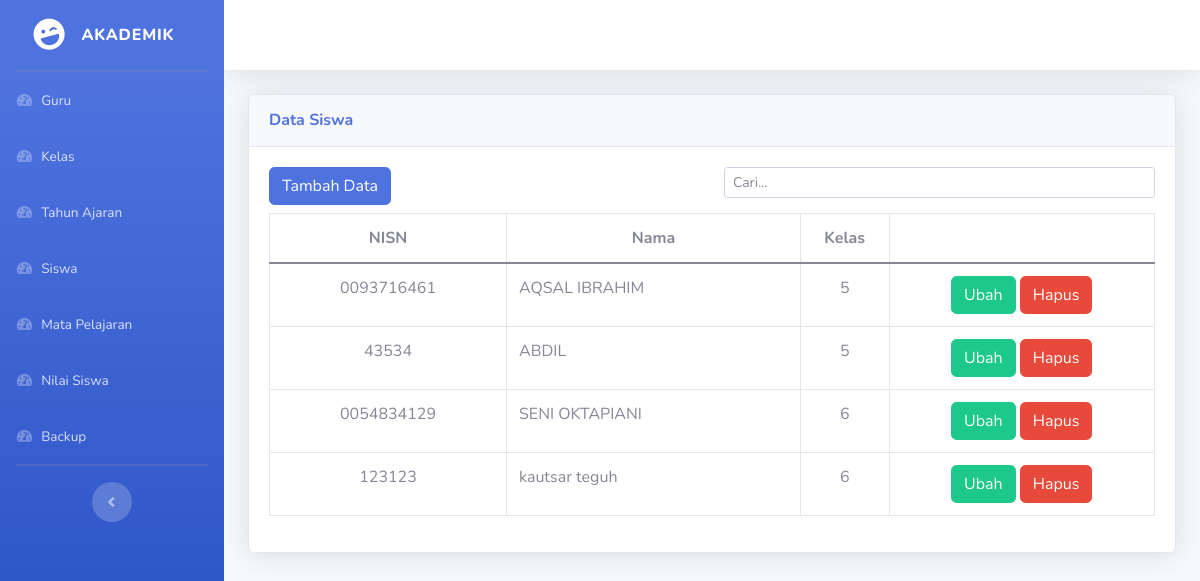
Before: /siswa.php with the older database file.
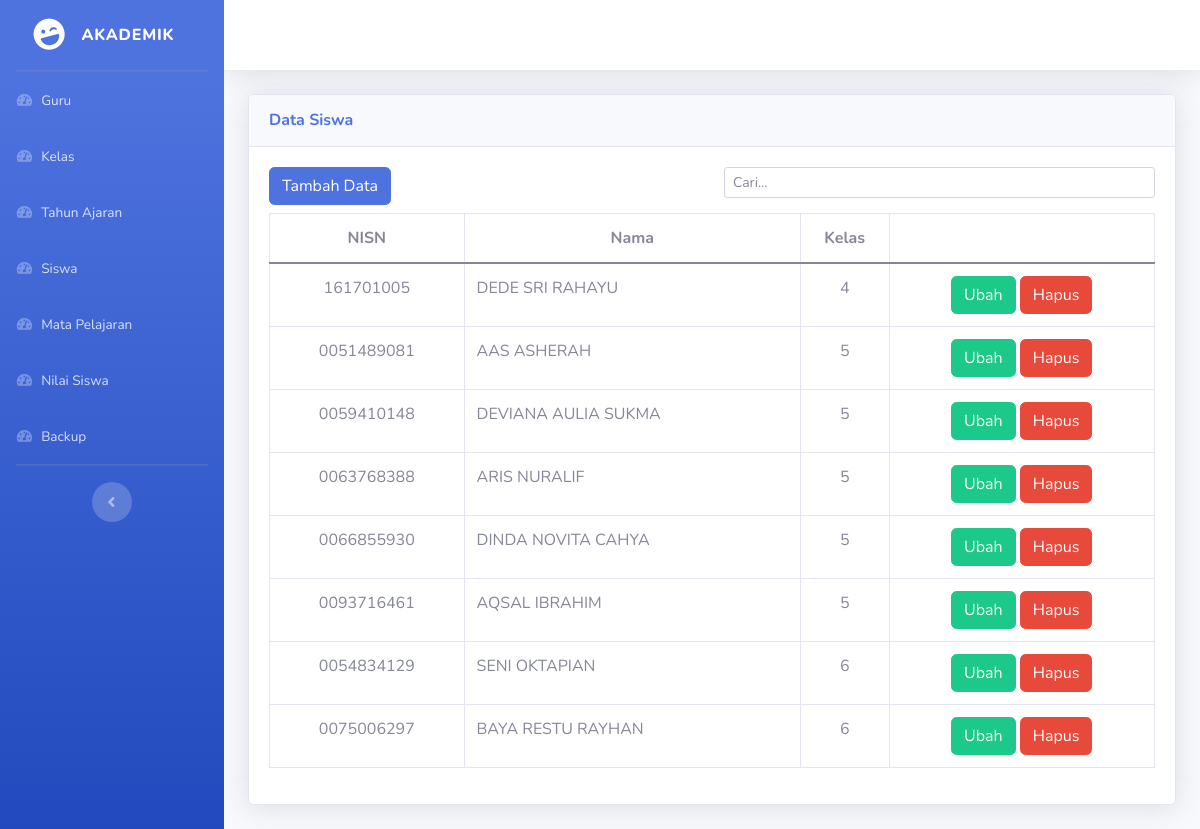
After: the same page with the newer database file.
### tables this page shows
CREATE TABLE `siswa` (
  `nisn` varchar(191) NOT NULL,
  `nama_siswa` varchar(191) NOT NULL,
  `nama_kelas` varchar(191) NOT NULL,
  PRIMARY KEY (`nisn`),
  KEY `siswa_nama_kelas_fkey` (`nama_kelas`),
  CONSTRAINT `siswa_nama_kelas_fkey` FOREIGN KEY (`nama_kelas`) REFERENCES `kelas` (`kelas`) ON UPDATE CASCADE
);

### siswa.php (the view, shortened to what this page needs)
<?php include_once 'views/nav.php'; ?>
<div id="content-wrapper" class="d-flex flex-column">
  <div id="content">
    <nav class="navbar navbar-expand navbar-light bg-white topbar mb-4 static-top shadow">
    </nav>
    <div class="container-fluid">
      <div class="card shadow mb-4">
        <div class="card-header py-3">
          <h6 class="m-0 font-weight-bold text-primary">Data Siswa</h6>
        </div>
        <div class="card-body">
          <div class="table-responsive">
            <div class="row">
              <div class="com-sm-12 col-md-6">
                <button type="button" class="btn btn-primary mb-2" data-toggle="modal" data-target="#tambahData">
                  Tambah Data
                </button>
              </div>
              <div class="com-sm-12 col-md-6">
                <div id="dataTables_filter" class="dataTables_filter">
                  <form action="<?= htmlspecialchars($_SERVER['PHP_SELF']) ?>" method="get">
                    <input type="search" name="cari" class="form-control form-control-sm" placeholder="Cari..." />
                  </form>
                </div>
              </div>
            </div>
            <table class="table table-bordered" id="dataTable" width="100%" cellspacing="0">
              <thead>
                <tr>
                  <th class="text-center">NISN</th>
                  <th class="text-center">Nama</th>
                  <th class="text-center">Kelas</th>
                  <th class="text-center"></th>
                </tr>
              </thead>
              <tbody>
                <?php
                $conn = connect_to_database();
                if (isset($_GET['cari']) && $_GET['cari'] !== "") {
                  $cari = $_GET["cari"];
                  $stmt = $conn->prepare(
                    "SELECT * FROM siswa
                    WHERE (nisn LIKE concat('%',?,'%')) OR
                    (nama_siswa LIKE concat('%',?,'%'))  order by nama_kelas"
                  );
                  $stmt->bind_param("ss", $cari, $cari);
                  $stmt->execute();
                  $result = $stmt->get_result()->fetch_all(MYSQLI_ASSOC);
                  $stmt->close();
                } else {
                  $stmt = $conn->prepare(
                    "SELECT * FROM siswa order by nama_kelas"
                  );
                  $stmt->execute();
                  $result = $stmt->get_result()->fetch_all(MYSQLI_ASSOC);
                }
                foreach ($result as $row) :
                ?>
                  <tr>
                    <td class="text-center"><?= $row['nisn'] ?></td>
                    <td><?= $row['nama_siswa'] ?></td>
                    <td class="text-center" style="width: 10%;"><?= $row['nama_kelas'] ?></td>
                    <td class="text-center" style="width: 30%">
                      <a class="btn btn-success" href="update_siswa.php?nisn=<?= $row['nisn'] ?>">Ubah</a>
                      <a class="btn btn-danger" href="controllers/siswa/delete_siswa.php?nisn=<?= $row['nisn'] ?>">Hapus</a>
                    </td>
                  </tr>
                <?php endforeach; ?>
              </tbody>
            </table>
          </div>
        </div>
      </div>
    </div>
  </div>
</div>
</div>
<?php include_once 'views/footer.php'; ?>

### views/nav.php (shortened to what this page needs)
<!DOCTYPE html>
<html lang="en">
<head>
    <link href="https://cdn.jsdelivr.net/npm/bootstrap@5.0.2/dist/css/bootstrap.min.css" rel="stylesheet">
    <link href="vendor/fontawesome-free/css/all.min.css" rel="stylesheet" type="text/css" />
    <link href="css/sb-admin-2.min.css" rel="stylesheet" />
</head>
<body id="page-top">
    <div id="wrapper">
        <ul class="navbar-nav bg-gradient-primary sidebar sidebar-dark accordion" id="accordionSidebar">
            <a class="sidebar-brand d-flex align-items-center justify-content-center" href="index.php">
                <div class="sidebar-brand-icon rotate-n-15">
                    <i class="fas fa-laugh-wink"></i>
                </div>
                <div class="sidebar-brand-text mx-3">Akademik</div>
            </a>
            <hr class="sidebar-divider my-0" />
            <li class="nav-item">
                <a class="nav-link" href="index.php">
                    <i class="fas fa-fw fa-tachometer-alt"></i>
                    <span>Guru</span></a>
            </li>
            <li class="nav-item">
                <a class="nav-link" href="kelas.php">
                    <i class="fas fa-fw fa-tachometer-alt"></i>
                    <span>Kelas</span></a>
            </li>
            <li class="nav-item">
                <a class="nav-link" href="tahun_ajaran.php">
                    <i class="fas fa-fw fa-tachometer-alt"></i>
                    <span>Tahun Ajaran</span></a>
            </li>
            <li class="nav-item">
                <a class="nav-link" href="siswa.php">
                    <i class="fas fa-fw fa-tachometer-alt"></i>
                    <span>Siswa</span></a>
            </li>
            <li class="nav-item">
                <a class="nav-link" href="mata_pelajaran.php">
                    <i class="fas fa-fw fa-tachometer-alt"></i>
                    <span>Mata Pelajaran</span></a>
            </li>
            <li class="nav-item">
                <a class="nav-link" href="nilai_akhir.php">
                    <i class="fas fa-fw fa-tachometer-alt"></i>
                    <span>Nilai Siswa</span></a>
            </li>
            <li class="nav-item">
                <a class="nav-link" href="backup.php">
                    <i class="fas fa-fw fa-tachometer-alt"></i>
                    <span>Backup</span></a>
            </li>
            <hr class="sidebar-divider" />
            <div class="text-center d-none d-md-inline">
                <button class="rounded-circle border-0" id="sidebarToggle"></button>
            </div>
        </ul>

### views/footer.php (shortened to what this page needs)
</body>
</html>

Changed rows visible on the page:
removed siswa: nisn "43534", nama_siswa "ABDIL", nama_kelas "5"
removed siswa: nisn "123123", nama_siswa "kautsar teguh", nama_kelas "6"
added siswa: nisn "161701005", nama_siswa "DEDE SRI RAHAYU", nama_kelas "4"
added siswa: nisn "0051489081", nama_siswa "AAS ASHERAH", nama_kelas "5"
added siswa: nisn "0059410148", nama_siswa "DEVIANA AULIA SUKMA", nama_kelas "5"
added siswa: nisn "0063768388", nama_siswa "ARIS NURALIF", nama_kelas "5"
added siswa: nisn "0066855930", nama_siswa "DINDA NOVITA CAHYA", nama_kelas "5"
changed siswa id 0054834129: nama_siswa "SENI OKTAPIANI" → "SENI OKTAPIAN"
added siswa: nisn "0075006297", nama_siswa "BAYA RESTU RAYHAN", nama_kelas "6"
